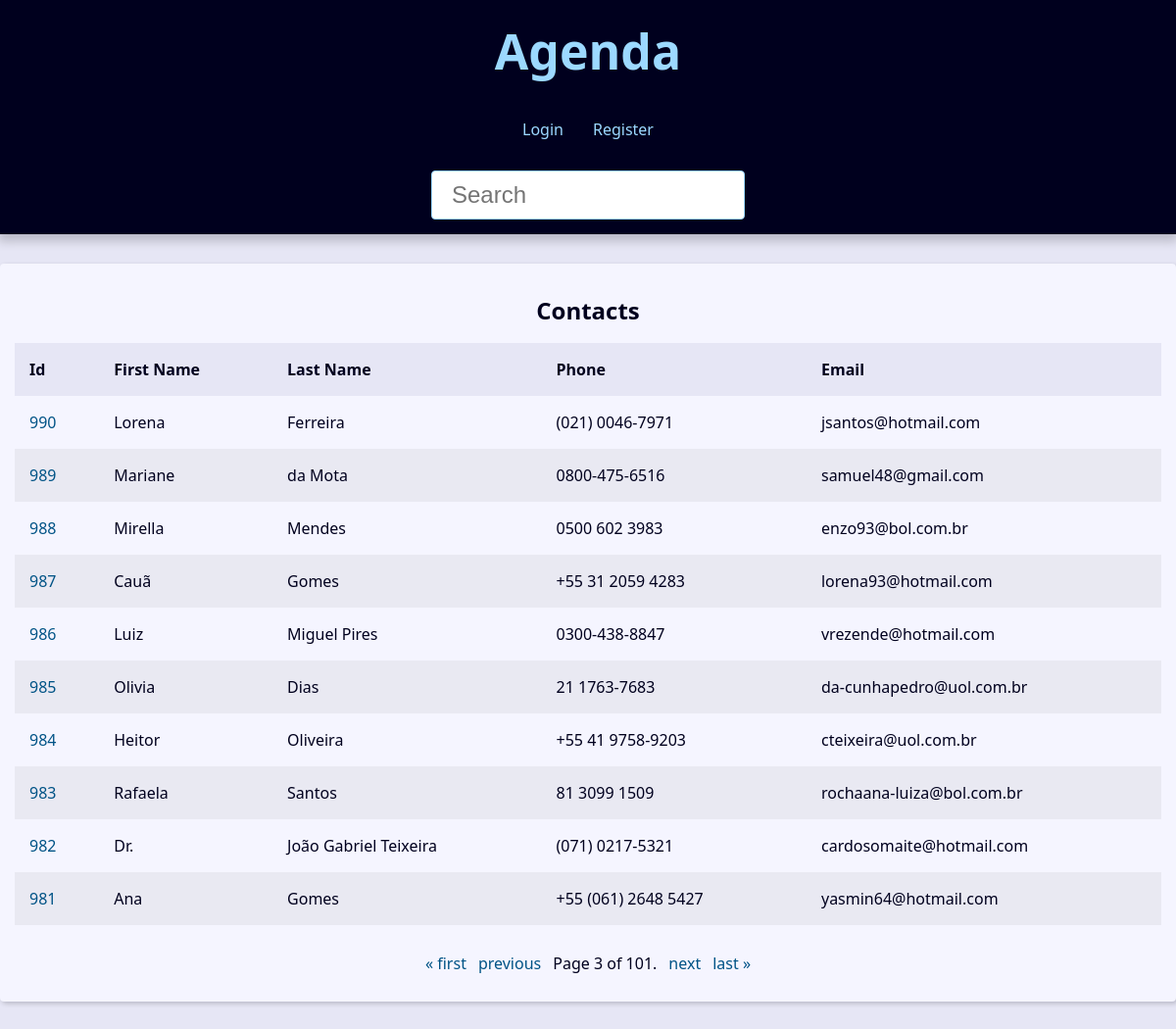
The app's page /?page=3&search= with its own data.
### contact/models.py (models this page shows, shortened)
class Contact(models.Model):
  first_name = models.CharField(max_length=50)
  last_name = models.CharField(max_length=50, blank=True)
  phone = models.CharField(max_length=50)
  email = models.EmailField(max_length=250, blank=True)
  created = models.DateTimeField(default=timezone.now)
  description = models.TextField(blank=True)
  show = models.BooleanField(default=True)
  picture = models.ImageField(upload_to='pictures/%Y/%m/', blank=True, null=True)
  category = models.ForeignKey(Category, on_delete=models.SET_NULL, null=True, blank=True)
  owner = models.ForeignKey(User, on_delete=models.SET_NULL, null=True, blank=True)

### contact/views/contact_view.py (the view)
# urls.py: path('', view=views.index, name='index'),
def index(request):
    contacts = Contact.objects.filter(show=True).order_by('-id')
    paginator = Paginator(contacts, 10)
    page = request.GET.get('page')
    contacts = paginator.get_page(page)
    return render(request, 'contact/index.html', {'contacts': contacts})

### contact/templates/contact/index.html (shortened to what this page needs)
{% extends "global/base.html" %}
{% block content %}
{% if contacts %}
<div class="responsive-table">
  <table class="contacts-table">
    <caption class="table-caption">
      Contacts
    </caption>
    <thead>
      <tr class="table-row table-row-header">
        <th class="table-header">
          Id
        </th>
        <th class="table-header">
          First Name
        </th>
        <th class="table-header">
          Last Name
        </th>
        <th class="table-header">
          Phone
        </th>
        <th class="table-header">
          Email
        </th>
      </tr>
    </thead>
    <tbody>
      {% for contact in contacts %}
      <tr class="table-row">
        <td class="table-cel">
          <a href="{% url 'contact:contact' contact.id %}" class=" table-link">{{ contact.id }}</a>
        </td>
        <td class="table-cel">
          {{ contact.first_name }}
        </td>
        <td class="table-cel">
          {{ contact.last_name }}
        </td>
        <td class="table-cel">
          {{ contact.phone }}
        </td>
        <td class="table-cel">
          {{ contact.email }}
        </td>
      </tr>
      {% endfor %}
    </tbody>
  </table>
</div>
{% else %}
<div class="single-contact">
  <h1 class="single-contact-name">
    Não foi encontrado nenhum contato
  </h1>
</div>
{% endif %}
{% endblock content %}

### base_static/global/css/style.css (style rules this page uses)
:root { --spacing: 1.5rem; --link-dark-color: rgb(0, 83, 134); --link-light-color: rgb(156, 217, 255); --clr-white: rgb(245, 245, 255); --clr-black: rgb(0, 0, 30); --clr-light-gray: rgb(230, 230, 245); --clr-dark-shadow-5: rgba(0, 0, 10, 5%); --clr-dark-shadow-10: rgba(0, 0, 10, 10%); --clr-dark-shadow-20: rgba(0, 0, 10, 20%); --clr-light-shadow-5: rgba(200, 200, 255, 5%); --clr-light-shadow-10: rgba(200, 200, 255, 10%); --clr-light-shadow-20: rgba(200, 200, 255, 20%); --main-page-width: 120rem; --table-min-width: 60rem; --biggest-font-size: 5rem; --bigger-font-size: 4rem; --big-font-size: 3.2rem; --medium-font-size: 2.4rem; --small-font-size: 1.6rem; --smaller-font-size: 1.4rem; --smallest-font-size: 1.2rem; --transition-fast: 300ms; --transition-medium: 600ms; --transition-slow: 1s; --default-border-radius: 4px; }
*, *::before, *::after { margin: 0; padding: 0; box-sizing: border-box; }
html { font-size: 62.5%; }
body { font-family: system-ui, -apple-system, BlinkMacSystemFont, 'Segoe UI', Roboto, Oxygen, Ubuntu, Cantarell, 'Open Sans', 'Helvetica Neue', sans-serif; line-height: 1.5; font-size: var(--small-font-size); color: var(--clr-black); -webkit-font-smoothing: antialiased; background: var(--clr-light-gray); }
.responsive-table { width: 100%; overflow-x: auto; }
.contacts-table { width: 100%; min-width: var(--table-min-width); border-collapse: collapse; }
.table-caption { font-size: var(--medium-font-size); font-weight: bold; padding: var(--spacing); }
.table-row { text-align: left; text-overflow: ellipsis; transition: background-color var(--transition-fast) ease-in-out; }
.table-row:nth-of-type(2n) { background: var(--clr-dark-shadow-5); }
.table-row-header { background: var(--clr-light-gray); color: var(--clr-black); }
.table-cel, .table-header { padding: var(--spacing); }
.table-link { color: var(--link-dark-color); transition: color var(--transition-fast) ease-in-out; text-decoration: none; }

### records on screen
Contact: id "990", first_name "Lorena", last_name "Ferreira", phone "(021) 0046-7971", email "jsantos@hotmail.com"
Contact: id "989", first_name "Mariane", last_name "da Mota", phone "0800-475-6516", email "samuel48@gmail.com"
Contact: id "988", first_name "Mirella", last_name "Mendes", phone "0500 602 3983", email "enzo93@bol.com.br"
Contact: id "987", first_name "Cauã", last_name "Gomes", phone "+55 31 2059 4283", email "lorena93@hotmail.com"
Contact: id "986", first_name "Luiz", last_name "Miguel Pires", phone "0300-438-8847", email "vrezende@hotmail.com"
Contact: id "985", first_name "Olivia", last_name "Dias", phone "21 1763-7683", email "da-cunhapedro@uol.com.br"
Contact: id "984", first_name "Heitor", last_name "Oliveira", phone "+55 41 9758-9203", email "cteixeira@uol.com.br"
Contact: id "983", first_name "Rafaela", last_name "Santos", phone "81 3099 1509", email "rochaana-luiza@bol.com.br"
Contact: id "982", first_name "Dr.", last_name "João Gabriel Teixeira", phone "(071) 0217-5321", email "cardosomaite@hotmail.com"
Contact: id "981", first_name "Ana", last_name "Gomes", phone "+55 (061) 2648 5427", email "yasmin64@hotmail.com"

### other values on screen
{{ contacts.number }} "3"
{{ contacts.paginator.num_pages }} "101"
